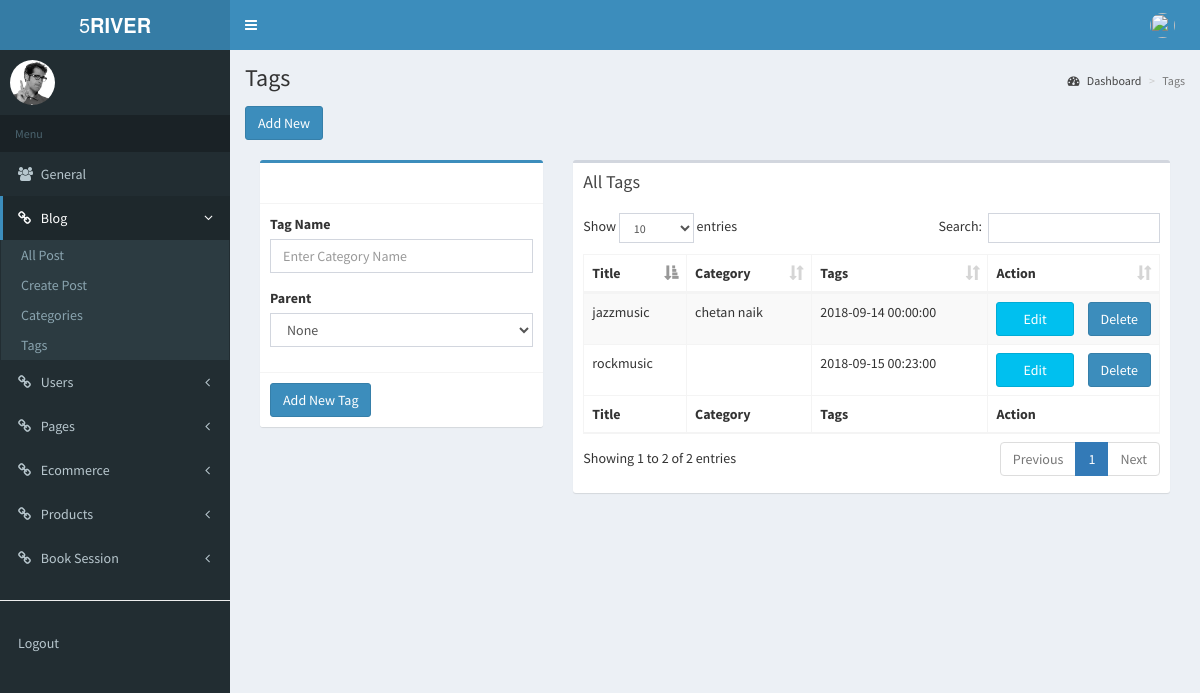
Page /tags.php on the committed database.
### tables this page shows
CREATE TABLE `posttags` (
  `id` int(11) NOT NULL,
  `name` varchar(255) NOT NULL,
  `createdby` varchar(255) NOT NULL,
  `datetime` datetime NOT NULL
);

### inc/procedure.php (called while the page is built, shortened)
<?php
function select($selection , $tablename, $where){
	$len = strlen($where);
	if ($len > 0) {
		$sql = 'SELECT '.$selection.' FROM '.$tablename.' where '.$where.'';
	}else{
		$sql = 'SELECT '.$selection.' FROM '.$tablename.'';
	}
	$result = mysqli_query($GLOBALS['conn'], $sql);
	if (mysqli_num_rows($result) > 0) {
	    $i = 1;
	    $collector = array();
	    while($row = mysqli_fetch_assoc($result)) {
	    	$collector[$i] = $row;
	    	$i++;
	    }
	    return $collector;
	} else {
	    return NULL;
	}
}

### tags.php (the view, shortened to what this page needs)
<link rel="stylesheet" href="bower_components/datatables.net-bs/css/dataTables.bootstrap.min.css">
  <section class="content container-fluid">
  	<a class="btn btn-primary">Add New</a>
  	<br><br>
   <div class="col-md-4">
        <div class="box box-primary">
          <div class="box-header with-border">
          </div>
          <form role="form">
            <div class="box-body">
              <div class="form-group">
                <label for="exampleInputEmail1">Tag Name</label>
                <input type="email" class="form-control" id="exampleInputEmail1" placeholder="Enter Category Name">
              </div>
              <div class="form-group">
                <label for="exampleInputPassword1">Parent</label>
                <select class="form-control" name="parentcategory">
                	<option value="">None</option>
                </select>
              </div>
            </div>
            <div class="box-footer">
              <button type="submit" class="btn btn-primary">Add New Tag</button>
            </div>
          </form>
        </div>
   </div>
  	<div class="col-md-8">
  	<div class="box">
          <div class="box-header">
            <h3 class="box-title">All Tags</h3>
          </div>
          <div class="box-body">
            <table id="example1" class="table table-bordered table-striped">
              <thead>
              <tr>
                <th>Title</th>
                <th>Category</th>
                <th>Tags</th>
                <th>Action</th>
              </tr>
              </thead>
              <tbody>
              <?php
              	$result = select('*', 'posttags' , '');
              	foreach ($result as $key => $value) {
            	echo '<tr>
	                  <td>'.$value["name"].'</td>
	                  <td>'.$value["createdby"].'</th>
	                  <td>'.$value["datetime"].'</td>
	                  <td><a class="btn btn-info col-md-6 pull-left">Edit</a> <a class="btn btn-primary pull-right">Delete</a></td>
	            </tr>';
               }
              ?>
              </tbody>
              <tfoot>
              <tr>
                <th>Title</th>
                <th>Category</th>
                <th>Tags</th>
                <th>Action</th>
              </tr>
              </tfoot>
            </table>
          </div>
      </div>
   </div>
  </section>

### rows in the picture
posttags: name "jazzmusic", createdby "chetan naik", datetime "2018-09-14 00:00:00"
posttags: name "rockmusic", datetime "2018-09-15 00:23:00"

### other values in the picture
str_replace('-' , ' ' , basename($_SERVER["SCRIPT_FILENAME"], '.php')) "Tags"
basename($_SERVER["SCRIPT_FILENAME"], '.php') "Tags"
